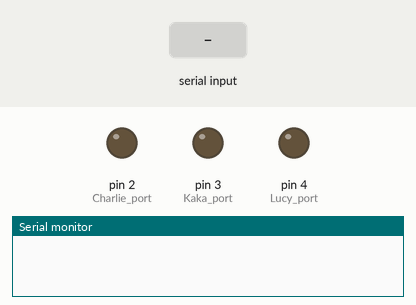
Simulated run of this sketch. Board: Arduino Uno, built with avr-gcc and run on an emulated ATmega328P. Parts: output pins drawn as LEDs (lit = HIGH), the last lines printed to the serial monitor. Inputs (shaded band) come from the test bench.

Above: at 1.2 s.
1.3 s: "1" received over Serial
At 2.5 s:
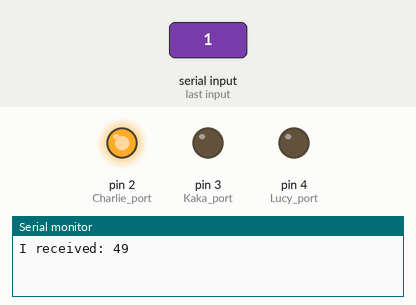
2.8 s: "2" received over Serial
At 3.7 s:
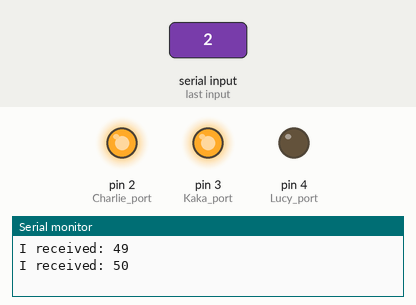
4.3 s: "3" received over Serial
At 4.8 s:
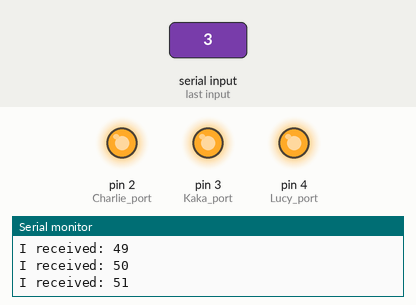
5.8 s: "4" received over Serial
At 7.0 s:
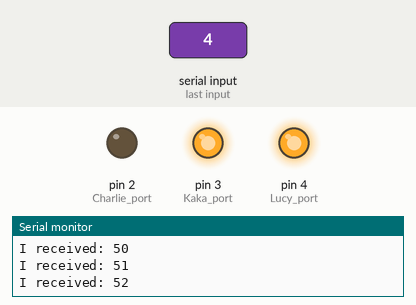
7.3 s: "5" received over Serial
At 8.3 s:
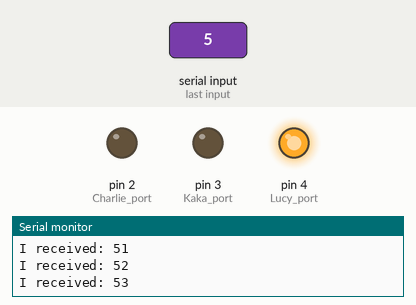
8.8 s: "6" received over Serial
At 9.4 s:
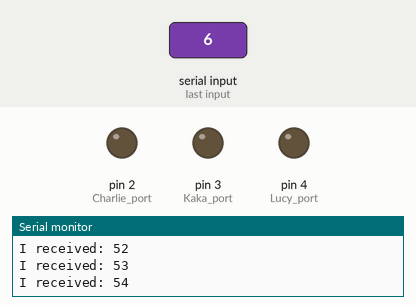
Timing chart, 0 to 11.3 s (numbered marks = the images above; inputs shaded):
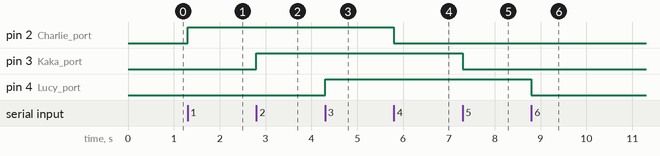

The sketch:

puppet_gpt_project.ino
```cpp
#include <Servo.h>
// Servo charlieservo;
// Servo kaservo;
// Servo lucyservo;

int incomingByte = 0;

int Charlie_port = 2;
int Kaka_port = 3;
int Lucy_port = 4;


void setup() {
  Serial.begin(9600);

  // charlieservo.attach(Charlie_port);
  // kaservo.attach(Kaka_port);
  // lucyservo.attach(Lucy_port);

  pinMode(Charlie_port, OUTPUT);
  pinMode(Kaka_port, OUTPUT);
  pinMode(Lucy_port, OUTPUT);

  digitalWrite(Charlie_port, LOW);
  digitalWrite(Kaka_port, LOW);
  digitalWrite(Lucy_port, LOW);
}

void loop() {
  // put your main code here, to run repeatedly:
  // send data only when you receive data:
  if (Serial.available() > 0) {
    // read the incoming byte:
    incomingByte = Serial.read();
    Serial.print("I received: ");
    Serial.println(incomingByte, DEC);

    if (incomingByte == 49) {
      digitalWrite(Charlie_port, HIGH);
    }

    if (incomingByte == 50) {
      digitalWrite(Kaka_port, HIGH);
    }

    if (incomingByte == 51) {
      digitalWrite(Lucy_port, HIGH);
    }

    if (incomingByte == 52) {
      digitalWrite(Charlie_port, LOW);
    }

    if (incomingByte == 53) {
      digitalWrite(Kaka_port, LOW);
    }

    if (incomingByte == 54) {
      digitalWrite(Lucy_port, LOW);
    }

    // say what you got:
    // Serial.print("I received: ");
    // Serial.println(incomingByte, DEC);
  }

  // charliemove();
  // kamove();

}

// void charliemove(){
//   charlieservo.write(0);
//   delay(1000);
//   charlieservo.write(180);
//   delay(1000);
// }

// void kamove(){
//   kaservo.write(0);
//   delay(1000);
//   kaservo.write(180);
//   delay(1000);
// }
```

Measured:
- after the input at 1.3 s, pin 2 (Charlie_port): LOW → HIGH at once
- after the input at 2.8 s, pin 3 (Kaka_port): LOW → HIGH at once
- after the input at 4.3 s, pin 4 (Lucy_port): LOW → HIGH at once
- after the input at 5.8 s, pin 2 (Charlie_port): HIGH → LOW at once
- after the input at 7.3 s, pin 3 (Kaka_port): HIGH → LOW at once
- after the input at 8.8 s, pin 4 (Lucy_port): HIGH → LOW at once
